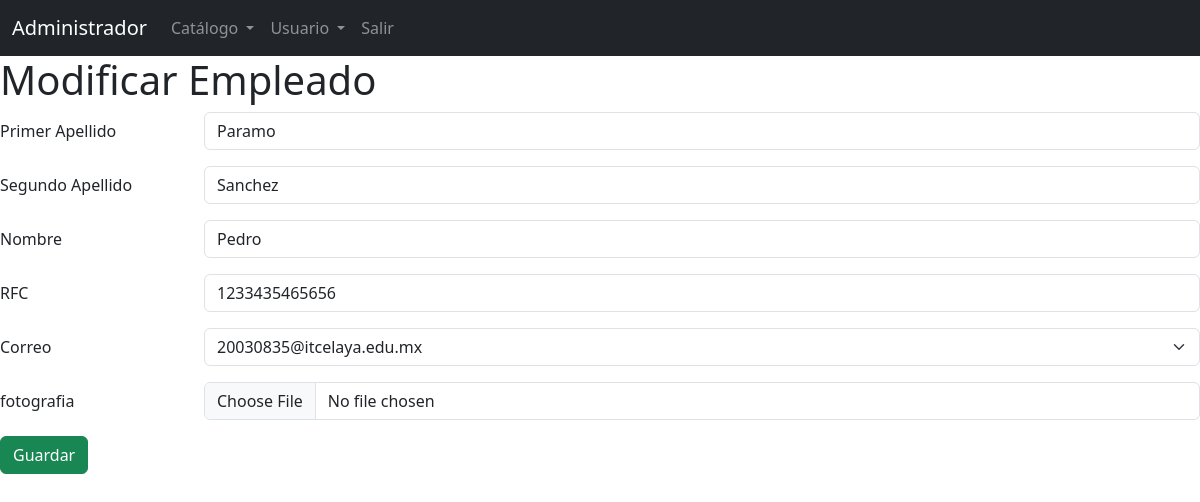
The app's page /admin/empleado.php?accion=actualizar&id=17 (signed in) with its own data.
### tables this page shows
CREATE TABLE `empleado` (
  `id_empleado` int(11) NOT NULL,
  `primer_apellido` varchar(50) DEFAULT NULL,
  `segundo_apellido` varchar(50) DEFAULT NULL,
  `nombre` varchar(50) NOT NULL,
  `rfc` varchar(13) NOT NULL,
  `id_usuario` int(11) NOT NULL,
  `fotografia` varchar(100) DEFAULT NULL
);

### sistema.class.php (called while the page is built, shortened)
<?php
class Sistema
{
    function conexion()
    {
        $this->con = new PDO(SGBD . ':host=' . DBHOST . ';dbname=' . DBNAME . ';port=' . DBPORT, DBUSER, DBPASS);
    }
}
?>

### admin/empleado.class.php (called while the page is built, shortened)
<?php
require_once('../sistema.class.php');
class Empleado extends Sistema {
    function readOne($id) {
        $sql = "SELECT e.*, u.correo
                FROM empleado e
                JOIN usuario u ON e.id_usuario = u.id_usuario
                WHERE e.id_empleado = :id_empleado";
        $consulta = $this->con->prepare($sql);
        $consulta->bindParam(':id_empleado', $id, PDO::PARAM_INT);
        $consulta->execute();
        return $consulta->fetch(PDO::FETCH_ASSOC);
    }
    function getUsuarios() {
        $sql = "SELECT id_usuario, correo FROM usuario";
        $consulta = $this->con->prepare($sql);
        $consulta->execute();
        return $consulta->fetchAll(PDO::FETCH_ASSOC);
    }
}
?>

### admin/views/empleado/crear.php (the view, shortened to what this page needs)
<?php require('views/header/header_administrador.php'); ?>
<h1><?php echo ($accion == "crear") ? "Nuevo " : "Modificar "; ?>Empleado</h1>
<form action="empleado.php?accion=<?php echo ($accion == "crear") ? 'nuevo' : 'modificar&id=' . $id; ?>" method="post" enctype="multipart/form-data" >
    <div class="row mb-3">
        <label for="primer_apellido" class="col-sm-2 col-form-label">Primer Apellido</label>
        <div class="col-sm-10">
            <input type="text" name="data[primer_apellido]" class="form-control" placeholder="Primer apellido"
                   value="<?php echo isset($empleado['primer_apellido']) ? $empleado['primer_apellido'] : ''; ?>" required/>
        </div>
    </div>
    <div class="row mb-3">
        <label for="segundo_apellido" class="col-sm-2 col-form-label">Segundo Apellido</label>
        <div class="col-sm-10">
            <input type="text" name="data[segundo_apellido]" class="form-control" placeholder="Segundo apellido"
                   value="<?php echo isset($empleado['segundo_apellido']) ? $empleado['segundo_apellido'] : ''; ?>"/>
        </div>
    </div>
    <div class="row mb-3">
        <label for="nombre" class="col-sm-2 col-form-label">Nombre</label>
        <div class="col-sm-10">
            <input type="text" name="data[nombre]" class="form-control" placeholder="Nombre"
                   value="<?php echo isset($empleado['nombre']) ? $empleado['nombre'] : ''; ?>" required/>
        </div>
    </div>
    <div class="row mb-3">
        <label for="rfc" class="col-sm-2 col-form-label">RFC</label>
        <div class="col-sm-10">
            <input type="text" name="data[rfc]" class="form-control" placeholder="RFC"
                   value="<?php echo isset($empleado['rfc']) ? $empleado['rfc'] : ''; ?>" required/>
        </div>
    </div>
    <div class="row mb-3">
        <label for="correo" class="col-sm-2 col-form-label">Correo</label>
        <div class="col-sm-10">
            <select name="data[id_usuario]" class="form-select" required>
                <?php
                $usuarios = $app->getUsuarios();
                foreach ($usuarios as $usuario):
                    $selected = (isset($empleado['id_usuario']) && $empleado['id_usuario'] == $usuario['id_usuario']) ? 'selected' : '';
                ?>
                    <option value="<?php echo $usuario['id_usuario']; ?>" <?php echo $selected; ?>>
                        <?php echo $usuario['correo']; ?>
                    </option>
                <?php endforeach; ?>
            </select>
        </div>
    </div>
    <div class="row mb-3">
        <label for="fotografia" class="col-sm-2 col-form-label">fotografia</label>
        <div class="col-sm-10">
            <input type="file" name="fotografia" class="form-control" placeholder="Coloca la fotografia" />
        </div>
    </div>
    <input type="submit" value="Guardar" class="btn btn-success"/>
</form>
<?php require('views/footer.php'); ?>

### records on screen
empleado: primer_apellido "Paramo", segundo_apellido "Sanchez", nombre "Pedro", rfc "1233435465656"

### other values on screen
form field value "20030835@itcelaya.edu.mx"
